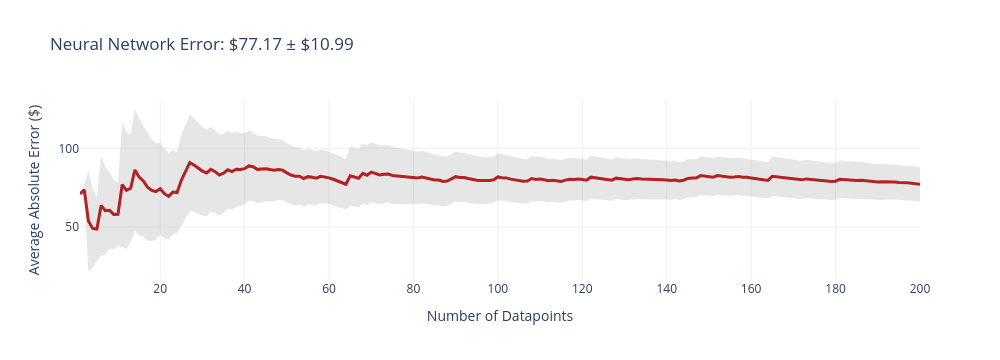
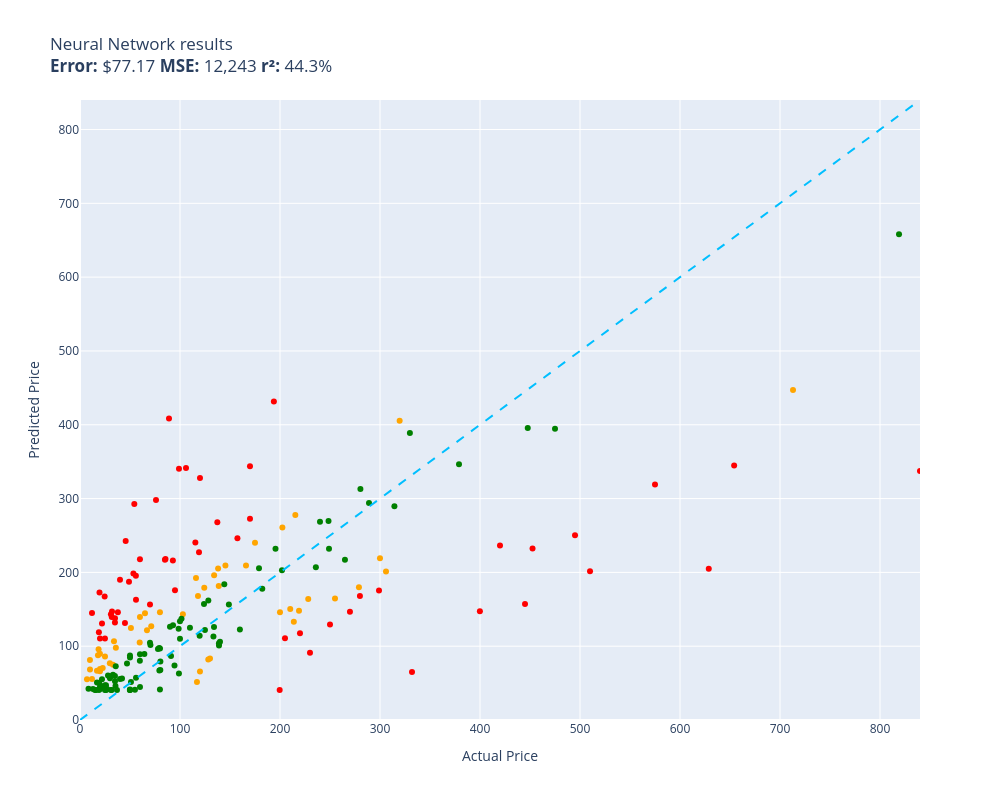

The notebook cell these images were saved under, in order:
### Code cell
evaluate(neural_network, test)

### Figure 1 — Plotly figure (JSON) as saved in the notebook; plotly's stock layout.template omitted (floating-point values rounded to 4 significant figures; data arrays with more than 128 entries replaced by an {"elided": "..."} marker saying what was removed)
{"data": [{"fill": "toself", "fillcolor": "rgba(128,128,128,0.2)", "hoverinfo": "skip", "line": {"color": "rgba(255,255,255,0)"}, "name": "95% CI", "showlegend": false, "type": "scatter", "x": {"elided": "400 int values"}, "y": {"elided": "400 float values"}}, {"customdata": {"elided": "200x1 float values"}, "hovertemplate": "n=%{x}<br>Avg Error=$%{y:,.2f}<br>±95% CI=$%{customdata[0]:,.2f}<extra></extra>", "line": {"color": "firebrick", "width": 3}, "mode": "lines", "name": "Cumulative Avg Error", "type": "scatter", "x": {"elided": "200 int values"}, "y": {"elided": "200 float values"}}], "layout": {"height": 360, "showlegend": false, "title": {"text": "Neural Network Error: $77.17 ± $10.99"}, "width": 1000, "xaxis": {"title": {"text": "Number of Datapoints"}}, "yaxis": {"title": {"text": "Average Absolute Error ($)"}}}}

### Figure 2 — Plotly figure (JSON) as saved in the notebook; plotly's stock layout.template omitted (floating-point values rounded to 4 significant figures)
{"data": [{"customdata": [["Old Blood Noise Excess V2 Distortion Cho...\nGuess=$148.04 Actual=$219.00"], ["telpo Headlight Assembly Fit For 15 Camr...\nGuess=$192.32 Actual=$115.99"], ["Stand for Raven Pro Document Scanner - P...\nGuess=$77.03 Actual=$29.85"], ["ACDelco GM Original Equipment FW339 Fron...\nGuess=$277.80 Actual=$215.33"], ["Bam France 2002XL Contoured Hightech Bla...\nGuess=$447.09 Actual=$713.00"], ["LOVE MEI Galaxy S10 Lite Case, Military ...\nGuess=$74.91 Actual=$32.98"], ["APS iBoard 6-inch Aluminum (Black Powder...\nGuess=$150.46 Actual=$210.23"], ["SKB iSeries 3i-13096-6KP Case for BlackM...\nGuess=$240.29 Actual=$174.99"], ["June Garden 12\" Sweet Dolly Charlotte - ...\nGuess=$66.10 Actual=$19.99"], ["10GBase-LR SFP+ Transceiver, Handar 10GB...\nGuess=$69.05 Actual=$19.99"], ["Evergreen HSHB2005 Cylinder Head Gasket ...\nGuess=$104.90 Actual=$59.69"], ["Travelpro Platinum Elite Slim Business L...\nGuess=$133.18 Actual=$213.83"], ["15\" Locking Shower Head Extension Arm in...\nGuess=$146.13 Actual=$79.95"], ["Tidal Front + Rear Fender Flares 4PC Poc...\nGuess=$164.66 Actual=$254.99"], ["DALDED LED Light Kit for Lego Sonic Gree...\nGuess=$86.09 Actual=$24.99"], ["152MM Hole Saws M42 Bi-Metal High Speed ...\nGuess=$87.56 Actual=$17.99"], ["Wenger City Upgrade Laptop Backpack with...\nGuess=$209.48 Actual=$145.42"], ["3D Tree Hole Branches 075 Stair Risers D...\nGuess=$83.20 Actual=$129.99"], ["Diversitech WG840585 Motor, (Ddb) 1/3Hp,...\nGuess=$196.18 Actual=$134.12"], ["Retevis RT68 Soft Earhook Walkie Talkie ...\nGuess=$55.24 Actual=$6.99"], ["Evan-Fischer Front Bumper Cover Compatib...\nGuess=$260.95 Actual=$202.38"], ["Laisomeke Waterproof Junction Box, Unive...\nGuess=$55.52 Actual=$11.99"], ["Beck/Arnley 0421945 Air Filter\nGuess=$97.76 Actual=$35.87"], ["Dell Optiplex 390 Desktop Computer i3 3....\nGuess=$179.28 Actual=$124.27"], ["IQShield Screen Protector Compatible wit...\nGuess=$81.25 Actual=$9.95"], ["Liberty Imports 12 Pack: US Military Toy...\nGuess=$66.78 Actual=$16.98"], ["Neporal Full Spectrum Light Bulb, 6000K ...\nGuess=$95.90 Actual=$18.59"], ["Pidoko Kids Train Table, Grey with 90 Pc...\nGuess=$65.69 Actual=$119.97"], ["LEGO Marvel Avengers War Machine Buster ...\nGuess=$139.44 Actual=$59.95"], ["Kingston Brass KS269SN Kingston Clawfoot...\nGuess=$201.04 Actual=$305.99"], ["Pioneer 2AM401-BN Two Handle Kitchen Fau...\nGuess=$164.06 Actual=$228.22"], ["LSSAGOON Backpack for Women Teen Kids Gi...\nGuess=$106.65 Actual=$33.99"], ["4pc Wheel Spacers Adapters 4\" (2inch Per...\nGuess=$51.37 Actual=$116.95"], ["LSI Broadcom SAS 9300-8i 8-port 12Gb/s S...\nGuess=$167.96 Actual=$118.00"], ["Chalkboard Name Badges with Magnetic Bac...\nGuess=$89.87 Actual=$19.95"], ["GENUINE VOLVO THERMOSTAT (3.0, 3.2) S60 ...\nGuess=$143.28 Actual=$102.85"], ["Cardone 84-58642 New HEI Electronic Dist...\nGuess=$209.34 Actual=$165.99"], ["Universal Power Group 12V 100Ah Sealed L...\nGuess=$145.98 Actual=$199.99"], ["Amana Tool - SC587 Carbide Tipped 3-Wing...\nGuess=$126.96 Actual=$71.23"], ["UPR Mach 1 Chin Spoiler Fits 94-98 Musta...\nGuess=$144.55 Actual=$64.99"], ["ROHL WSGUM3018WH Wire Sink Grids, White\nGuess=$81.88 Actual=$128.28"], ["ASUS VY279HE-W 27” 1080P Monitor - White...\nGuess=$205.33 Actual=$138.10"], ["VIPMOTOZ Sequential Turn Signal Premium ...\nGuess=$180.02 Actual=$278.94"], ["Venom Power Terra Hunter R/T+ R/T All-Te...\nGuess=$405.37 Actual=$319.65"], ["Replacement Remote Control fit for Sony ...\nGuess=$68.30 Actual=$9.99"], ["Star Wars Die-Cast Metal TITANIUM Series...\nGuess=$70.49 Actual=$22.70"], ["HP Laserjet 2100 Laser Printer W/Test Pr...\nGuess=$219.28 Actual=$299.98"], ["KZ ZS10 Pro in Ear Monitor Headphone KZ ...\nGuess=$121.69 Actual=$66.99"], ["Pyle 2x120 Watt Home Audio Speaker Power...\nGuess=$124.54 Actual=$50.92"], ["Garmin 010-12402-10 GT15M-TM Transom-Mou...\nGuess=$181.62 Actual=$138.74"]], "hovertemplate": "%{customdata[0]}<extra></extra>", "legendgroup": "orange", "marker": {"color": "orange", "size": 6, "symbol": "circle"}, "mode": "markers", "name": "orange", "orientation": "v", "showlegend": true, "type": "scatter", "x": [219.0, 116.0, 29.85, 215.3, 713.0, 32.98, 210.2, 175.0, 19.99, 19.99, 59.69, 213.8, 79.95, 255.0, 24.99, 17.99, 145.4, 130.0, 134.1, 6.99, 202.4, 11.99, 35.87, 124.3, 9.95, 16.98, 18.59, 120.0, 59.95, 306.0, 228.2, 33.99, 117.0, 118.0, 19.95, 102.8, 166.0, 200.0, 71.23, 64.99, 128.3, 138.1, 278.9, 319.6, 9.99, 22.7, 300.0, 66.99, 50.92, 138.7], "xaxis": "x", "y": [148.0, 192.3, 77.03, 277.8, 447.1, 74.91, 150.5, 240.3, 66.1, 69.05, 104.9, 133.2, 146.1, 164.7, 86.09, 87.56, 209.5, 83.2, 196.2, 55.24, 260.9, 55.52, 97.76, 179.3, 81.25, 66.78, 95.9, 65.69, 139.4, 201.0, 164.1, 106.7, 51.37, 168.0, 89.87, 143.3, 209.3, 146.0, 127.0, 144.6, 81.88, 205.3, 180.0, 405.4, 68.3, 70.49, 219.3, 121.7, 124.5, 181.6], "yaxis": "y"}, {"customdata": [["NewPower99 Battery Kit for Samsung Galax...\nGuess=$40.84 Actual=$54.95"], ["EXMAX NG-10X Fresnel Lens Focusing Adapt...\nGuess=$104.75 Actual=$69.98"], ["SuppliesOutlet Compatible Toner Cartridg...\nGuess=$183.99 Actual=$144.29"], ["8544771 Dryer Heating Element, 279816 Th...\nGuess=$72.94 Actual=$35.74"], ["Pump Head TBVECHI 175PSI 4KW 5.5HP 21CFM...\nGuess=$388.86 Actual=$329.90"], ["Metabo HPT 36V MultiVolt™ Cordless Rotar...\nGuess=$346.44 Actual=$379.00"], ["Panasonic KX-TG6511B DECT 6.0 PLUS Expan...\nGuess=$97.64 Actual=$79.20"], ["GJY Portable TV,10.6 inch Mini TV for AT...\nGuess=$66.99 Actual=$79.36"], ["LD Products Compatible Toner Cartridge R...\nGuess=$87.35 Actual=$49.98"], ["Intermatic PX300 12V 300W Transformer wi...\nGuess=$125.92 Actual=$134.00"], ["CORSAIR Dominator Platinum RGB 32GB (2x1...\nGuess=$157.06 Actual=$124.00"], ["Aolemi Oil Rubbed Bronze Single Function...\nGuess=$123.68 Actual=$98.65"], ["Clementoni 39132.5 Jigsaw Puzzle 1,000 P...\nGuess=$41.39 Actual=$79.95"], ["GanFindX Portable Car Hand Controls for ...\nGuess=$122.68 Actual=$159.90"], ["KOMPUTERBAY 4GB 2X 2GB DDR2 1066MHz PC2-...\nGuess=$67.63 Actual=$80.34"], ["Canon EOS Rebel T7 Digital SLR Camera wi...\nGuess=$658.14 Actual=$819.00"], ["Mylites+ Standard Comic Book Mylar Sleev...\nGuess=$52.43 Actual=$34.99"], ["AUTOFREE LED Tail Lights Assembly Compat...\nGuess=$202.73 Actual=$201.99"], ["Adams Check Payment and Deposit Register...\nGuess=$46.06 Actual=$35.49"], ["KOHLER 18865-CP Filtered Water Faucet, P...\nGuess=$394.48 Actual=$475.00"], ["Fjallraven, Kanken Laptop 15\" Backpack f...\nGuess=$114.26 Actual=$119.65"], ["Sumerain S1339CM Double Handle Widesprea...\nGuess=$206.93 Actual=$235.86"], ["Webcem Solar Shed Light Outdoor Indoor, ...\nGuess=$96.07 Actual=$77.96"], ["Festool 492370 Platin 2 S1000 Grit 6-Inc...\nGuess=$86.77 Actual=$91.00"], ["Western Digital Enterprise RE4-GP 2TB SA...\nGuess=$125.14 Actual=$109.95"], ["DIMARZIO 204284 DP 163FBK Blues Bucker G...\nGuess=$126.22 Actual=$89.99"], ["VLAND LED Smoked Taillights Compatible F...\nGuess=$268.59 Actual=$239.99"], ["PM Auto Front Right Quick Complete Strut...\nGuess=$121.78 Actual=$124.94"], ["Tablet PC Cover Compatible with Lenovo T...\nGuess=$40.79 Actual=$31.61"], ["Miyaya@ Funny Animal Masks Collection fo...\nGuess=$50.83 Actual=$16.99"], ["Ultra Duster Canned Air Net 10 Oz 6-Pack\nGuess=$40.79 Actual=$49.90"], ["Ceramic Talavera Mexican Tile 4x4\", 9 Pi...\nGuess=$56.43 Actual=$29.95"], ["Marvel Legends Series X-Men 6-Inch Archa...\nGuess=$62.94 Actual=$98.95"], ["Intrepid International Dressage Letters-...\nGuess=$42.08 Actual=$26.99"], ["ANZO USA 111207 GMC SIERRA 99-06 / YUKON...\nGuess=$177.70 Actual=$182.28"], ["KUNN Small Electrician Tool Pouch Utilit...\nGuess=$55.25 Actual=$21.99"], ["iPhone 12/12 Pro Nicaragua Guardabarranc...\nGuess=$44.61 Actual=$19.97"], ["Replacement Remote Control for PANASONIC...\nGuess=$59.56 Actual=$34.95"], ["KS K-STORM Replacement Silicone Mushroom...\nGuess=$42.26 Actual=$8.50"], ["4LT LUMINETTE Vanity Opal GLS BSN\nGuess=$133.75 Actual=$99.99"], ["GE RPWF SmartWater Comparable Refrigerat...\nGuess=$40.79 Actual=$36.99"], ["Urth 62mm UV, Circular Polarizing (CPL),...\nGuess=$101.09 Actual=$139.00"], ["MGP Caliper Covers 39011SACURD Red Powde...\nGuess=$231.92 Actual=$249.00"], ["NewFantasia Replacement Audio Cable with...\nGuess=$40.79 Actual=$31.00"], ["MONOCARBON Forged Carbon Fiber Case for ...\nGuess=$44.65 Actual=$59.99"], ["AC Compressor & A/C Kit For BMW 335i 335...\nGuess=$289.75 Actual=$314.41"], ["DuraGo 29515020 Front Hub Assembly\nGuess=$161.84 Actual=$128.34"], ["MXR Carbon Copy Deluxe Analog Delay Guit...\nGuess=$232.08 Actual=$195.50"], ["USB Charger, CIVIE High Speed 60W Multip...\nGuess=$40.79 Actual=$15.99"], ["Pyle Wireless Rear View Backup Camera - ...\nGuess=$101.61 Actual=$70.45"], ["Hp Pavilion P7-1257c Motherboard Aahd3-h...\nGuess=$80.31 Actual=$59.86"], ["Kastar Battery Pack Replacement for Sony...\nGuess=$41.94 Actual=$19.99"], ["18 Inch White Undermount Kitchen Sink - ...\nGuess=$205.68 Actual=$179.00"], ["New Replacement seat cover fits Yamaha M...\nGuess=$104.01 Actual=$138.95"], ["AZX Stylus Pencil for Apple iPad Pro 202...\nGuess=$59.42 Actual=$29.99"], ["Raspberry Pi 3 Model B+ Aluminum Case Me...\nGuess=$40.79 Actual=$14.99"], ["LCD Screen for Dell Inspiron 17R 17.3\" H...\nGuess=$89.53 Actual=$64.37"], ["Diversitech UC2436-3 Ultralite Condenser...\nGuess=$79.09 Actual=$80.39"], ["APS iBoard (304 Stainless Steel Polished...\nGuess=$217.27 Actual=$264.95"], ["200 Couples Conversation Cards - Enjoy B...\nGuess=$61.17 Actual=$32.97"], ["The Puppet Company - Carpet-Unicorn, Whi...\nGuess=$40.79 Actual=$19.00"], ["KYX Racing Hardened Steel Center Drive S...\nGuess=$76.39 Actual=$46.99"], ["StonKraft Brass Chess Board Game Set wit...\nGuess=$106.06 Actual=$140.00"], ["Baumgartens Sicurix Blank PVC ID Cards (...\nGuess=$50.17 Actual=$19.11"], ["OEM Samsung Remote Control Shipped with ...\nGuess=$57.19 Actual=$56.00"], ["Custom Engagement Logo Desk Embosser Sea...\nGuess=$40.79 Actual=$49.95"], ["Audio Techinca ATW-T1002 System 10 Handh...\nGuess=$293.98 Actual=$289.00"], ["520 Pieces Christmas Envelope Seal Stick...\nGuess=$40.79 Actual=$25.99"], ["LD Compatible Ink Cartridge Replacement ...\nGuess=$56.12 Actual=$41.99"], ["BestPricedDecals Wine A BIT, You'll Feel...\nGuess=$41.89 Actual=$12.98"], ["VATOS 4 Packs Bubble Machine Gun for Kid...\nGuess=$45.74 Actual=$22.88"], ["Steering Wheel, Carbon Fiber Automotive ...\nGuess=$395.61 Actual=$447.74"], ["BXYJY for Samsung Galaxy Z Fold 3 Case w...\nGuess=$41.49 Actual=$49.99"], ["VONADO Space Wars Colonial Viper MK1 Bui...\nGuess=$55.49 Actual=$39.99"], ["Disney Princess Sparkling Princess Sleep...\nGuess=$40.79 Actual=$24.95"], ["sabermaster TCG Playmat yugioh playmat T...\nGuess=$44.53 Actual=$21.99"], ["DuraGo BR5330 Front Vented Disc Brake Ro...\nGuess=$137.06 Actual=$101.51"], ["Vinyl Soft Top Roll-up Adjustable Truck ...\nGuess=$156.41 Actual=$148.88"], ["Glovion Music Stand Light, Clip On Piano...\nGuess=$60.44 Actual=$27.99"], ["Samsung DA97-07603B Freezer Ice Maker As...\nGuess=$128.53 Actual=$93.02"], ["Intex River Run Connect Lounge (Four)\nGuess=$73.77 Actual=$94.49"], ["Think Gizmos Build Your Own Robot Toys f...\nGuess=$47.20 Actual=$24.95"], ["PowerSport Front Rear Brakes and Rotors ...\nGuess=$269.54 Actual=$248.51"], ["Viola Bow 4/4 Full Size Carbon Fiber (Bl...\nGuess=$84.79 Actual=$49.99"], ["Targus CityGear Durable Backpack, Black,...\nGuess=$113.06 Actual=$133.43"], ["Fender Hendrix Voodoo Child Coiled Instr...\nGuess=$89.17 Actual=$59.99"], ["W11130208 W10695459 Refrigerator LED Mod...\nGuess=$41.28 Actual=$26.59"], ["Fitness Center Gym Room Weight Train Dua...\nGuess=$110.12 Actual=$99.99"], ["MonMount Triple Monitor Stand Freestandi...\nGuess=$96.79 Actual=$79.99"], ["For Volvo C70 S70 V70 V40 S40 AC Compres...\nGuess=$313.04 Actual=$280.41"], ["Refresh NSF-53 Premium Replacement Refri...\nGuess=$51.41 Actual=$50.99"], ["NICKSTON Red Sparkling Glitter Slim Band...\nGuess=$46.98 Actual=$25.99"]], "hovertemplate": "%{customdata[0]}<extra></extra>", "legendgroup": "green", "marker": {"color": "green", "size": 6, "symbol": "circle"}, "mode": "markers", "name": "green", "orientation": "v", "showlegend": true, "type": "scatter", "x": [54.95, 69.98, 144.3, 35.74, 329.9, 379.0, 79.2, 79.36, 49.98, 134.0, 124.0, 98.65, 79.95, 159.9, 80.34, 819.0, 34.99, 202.0, 35.49, 475.0, 119.7, 235.9, 77.96, 91.0, 110.0, 89.99, 240.0, 124.9, 31.61, 16.99, 49.9, 29.95, 98.95, 26.99, 182.3, 21.99, 19.97, 34.95, 8.5, 99.99, 36.99, 139.0, 249.0, 31.0, 59.99, 314.4, 128.3, 195.5, 15.99, 70.45, 59.86, 19.99, 179.0, 138.9, 29.99, 14.99, 64.37, 80.39, 264.9, 32.97, 19.0, 46.99, 140.0, 19.11, 56.0, 49.95, 289.0, 25.99, 41.99, 12.98, 22.88, 447.7, 49.99, 39.99, 24.95, 21.99, 101.5, 148.9, 27.99, 93.02, 94.49, 24.95, 248.5, 49.99, 133.4, 59.99, 26.59, 99.99, 79.99, 280.4, 50.99, 25.99], "xaxis": "x", "y": [40.84, 104.7, 184.0, 72.94, 388.9, 346.4, 97.64, 66.99, 87.35, 125.9, 157.1, 123.7, 41.39, 122.7, 67.63, 658.1, 52.43, 202.7, 46.06, 394.5, 114.3, 206.9, 96.07, 86.77, 125.1, 126.2, 268.6, 121.8, 40.79, 50.83, 40.79, 56.43, 62.94, 42.08, 177.7, 55.25, 44.61, 59.56, 42.26, 133.7, 40.79, 101.1, 231.9, 40.79, 44.65, 289.8, 161.8, 232.1, 40.79, 101.6, 80.31, 41.94, 205.7, 104.0, 59.42, 40.79, 89.53, 79.09, 217.3, 61.17, 40.79, 76.39, 106.1, 50.17, 57.19, 40.79, 294.0, 40.79, 56.12, 41.89, 45.74, 395.6, 41.49, 55.49, 40.79, 44.53, 137.1, 156.4, 60.44, 128.5, 73.77, 47.2, 269.5, 84.79, 113.1, 89.17, 41.28, 110.1, 96.79, 313.0, 51.41, 46.98], "yaxis": "y"}, {"customdata": [["RBC12-UPC Replacement Battery Cartridge ...\nGuess=$91.19 Actual=$229.99"], ["46mm Digital Pro High-Resolution Close-U...\nGuess=$110.31 Actual=$19.99"], ["Innovative Percussion CB-6 Chamois Bass ...\nGuess=$292.79 Actual=$54.32"], ["PEMP E65 E66 CDC Simulate Optical Fiber ...\nGuess=$227.16 Actual=$119.00"], ["HK SYSTEMS 13\" Heavy Duty Black \"Push\" O...\nGuess=$217.17 Actual=$84.95"], ["Bam Trekking 3027SB Single Black Clarine...\nGuess=$64.88 Actual=$332.00"], ["DEWALT 20V MAX* XR Impact Driver with Bl...\nGuess=$232.23 Actual=$452.53"], ["Mini PC, Kinupute Desktop Computer E3-12...\nGuess=$250.41 Actual=$495.00"], ["Deco Mount Pro Tripod Microphone Stand w...\nGuess=$217.80 Actual=$59.95"], ["Scranton & Co 3 Drawer Mobile File Cabin...\nGuess=$240.60 Actual=$115.35"], ["Task T24287 Roman Ogee Router Bit with 1...\nGuess=$195.35 Actual=$55.88"], ["Southwire 120V/15A Right Angle User Atta...\nGuess=$146.13 Actual=$37.87"], ["JRready ST6313 DT Deutsch Connector Kit,...\nGuess=$40.79 Actual=$199.68"], ["Dakota Alert MURS Alert Probe Sensor - M...\nGuess=$117.55 Actual=$219.99"], ["Baseball Backpacks Large 18 Inch Bookbag...\nGuess=$139.52 Actual=$31.77"], ["Projector, CRAZVIEW Projector with WiFi ...\nGuess=$198.45 Actual=$53.40"], ["MC: Pindicator (Dual Intensity Amber)\nGuess=$190.12 Actual=$40.00"], ["Poison Spyder 10-08-020 Rocker Knocker\nGuess=$204.84 Actual=$628.76"], ["Lighted Triangle Mirror Cabinet Bathroom...\nGuess=$157.32 Actual=$445.00"], ["BESTILL Wall Mounted Shower Faucet Set, ...\nGuess=$297.91 Actual=$76.00"], ["Trail Gear Twin Stick Kit for Top Shift ...\nGuess=$167.88 Actual=$279.92"], ["Engine Thermostat, Replace 19301-PAA-306...\nGuess=$118.74 Actual=$18.89"], ["Satco S9596, 4 Count (Pack of 1), 4.18\nGuess=$145.12 Actual=$12.00"], ["EMART Photography C Stand with Boom Arm,...\nGuess=$328.03 Actual=$119.99"], ["KOHLER K-1185540-CP Assembly-Slider\nGuess=$242.57 Actual=$45.67"], ["Trim Kit for 2-handle Shower & Tub Valve...\nGuess=$175.94 Actual=$94.99"], ["Grey Pneumatic 1311SD Impact Socket Set\nGuess=$246.37 Actual=$157.43"], ["Aeromotive 13304 Regulator, X1 Adjustabl...\nGuess=$146.69 Actual=$269.95"], ["Walker Exhaust Ultra EPA 16478 Direct Fi...\nGuess=$318.91 Actual=$574.99"], ["Royal Designs, Inc. Decorative Abundant ...\nGuess=$110.35 Actual=$24.95"], ["Canon Sure Shot 90u 35mm Date Camera\nGuess=$147.38 Actual=$399.89"], ["Mikrotik RB3011UIAS-RM RouterBOARD 10xGi...\nGuess=$175.44 Actual=$299.00"], ["Wilkinson LOW GAUSS Vintage Tone Strat S...\nGuess=$143.35 Actual=$30.93"], ["Ibanez M510OVS Acoustic Mandolin in Vint...\nGuess=$343.67 Actual=$169.99"], ["Berta (6 Pieces) 1-1/4 inch Overlay, 90 ...\nGuess=$167.20 Actual=$24.66"], ["Linkloos Solar Street Lights Outdoor Wat...\nGuess=$162.99 Actual=$55.99"], ["CradlePoint Compact Broadband Router (CB...\nGuess=$408.63 Actual=$89.00"], ["Auertech Portable Washing Machine, 14lbs...\nGuess=$340.24 Actual=$98.99"], ["Evan Fischer Radiator Cooling Fan Assemb...\nGuess=$268.08 Actual=$137.34"], ["ECCPP Power Steering Pump for 2009-2010 ...\nGuess=$217.99 Actual=$85.48"], ["SP Air Corporation SP-8102BU 1/4-Inch He...\nGuess=$110.61 Actual=$204.99"], ["Skullcandy Hesh Evo Bluetooth Headphones...\nGuess=$156.60 Actual=$69.99"], ["Music Hall pa15.3 MM/MC Phono Preamplifi...\nGuess=$129.50 Actual=$250.00"], ["Lorell Bell Chair Glide, 2.5\", Black\nGuess=$172.68 Actual=$19.50"], ["4 Inches Rolled Muffler Tip Catback Exha...\nGuess=$431.57 Actual=$193.88"], ["CTLAMP XL-2100 Professional Quality XL-2...\nGuess=$146.85 Actual=$32.00"], ["200 ' feet True 14 Gauge AWG CCA Speaker...\nGuess=$131.56 Actual=$44.95"], ["Competition Clutch Disc and Pressure Pla...\nGuess=$201.43 Actual=$510.00"], ["KUNFINE Android Radio CarPlay & Android ...\nGuess=$341.33 Actual=$106.00"], ["A-Premium Front Suspension Steering Knuc...\nGuess=$187.21 Actual=$48.99"], ["Dell XPS 13 9343-2727SLV 13.3\" Full HD S...\nGuess=$337.42 Actual=$839.99"], ["Pacific Drums PDCM1618TTRB 16 x 18 Inche...\nGuess=$236.52 Actual=$419.99"], ["Blanco 230966 Valea Stainless Steel Sink...\nGuess=$216.11 Actual=$92.88"], ["Empava 24\" Single Wall Ovens 10 Cooking ...\nGuess=$344.68 Actual=$654.14"], ["VTech Strum and Jam Kidi Musical Guitar ...\nGuess=$130.70 Actual=$21.99"], ["Jada Toys Ryan's World Combo Panda Airli...\nGuess=$132.06 Actual=$34.94"], ["STICKGOO Peel and Stick Backsplash for K...\nGuess=$137.91 Actual=$34.99"], ["Xiaomi Redmi 10 2022 NFC 4G LTE (128GB +...\nGuess=$272.53 Actual=$169.99"]], "hovertemplate": "%{customdata[0]}<extra></extra>", "legendgroup": "red", "marker": {"color": "red", "size": 6, "symbol": "circle"}, "mode": "markers", "name": "red", "orientation": "v", "showlegend": true, "type": "scatter", "x": [230.0, 19.99, 54.32, 119.0, 84.95, 332.0, 452.5, 495.0, 59.95, 115.3, 55.88, 37.87, 199.7, 220.0, 31.77, 53.4, 40.0, 628.8, 445.0, 76.0, 279.9, 18.89, 12.0, 120.0, 45.67, 94.99, 157.4, 269.9, 575.0, 24.95, 399.9, 299.0, 30.93, 170.0, 24.66, 55.99, 89.0, 98.99, 137.3, 85.48, 205.0, 69.99, 250.0, 19.5, 193.9, 32.0, 44.95, 510.0, 106.0, 48.99, 840.0, 420.0, 92.88, 654.1, 21.99, 34.94, 34.99, 170.0], "xaxis": "x", "y": [91.19, 110.3, 292.8, 227.2, 217.2, 64.88, 232.2, 250.4, 217.8, 240.6, 195.4, 146.1, 40.79, 117.5, 139.5, 198.5, 190.1, 204.8, 157.3, 297.9, 167.9, 118.7, 145.1, 328.0, 242.6, 175.9, 246.4, 146.7, 318.9, 110.4, 147.4, 175.4, 143.3, 343.7, 167.2, 163.0, 408.6, 340.2, 268.1, 218.0, 110.6, 156.6, 129.5, 172.7, 431.6, 146.9, 131.6, 201.4, 341.3, 187.2, 337.4, 236.5, 216.1, 344.7, 130.7, 132.1, 137.9, 272.5], "yaxis": "y"}, {"hoverinfo": "skip", "line": {"color": "deepskyblue", "dash": "dash", "width": 2}, "mode": "lines", "name": "y = x", "showlegend": false, "type": "scatter", "x": [0, 840.0], "y": [0, 840.0]}], "layout": {"height": 800, "legend": {"title": {"text": "color"}, "tracegroupgap": 0}, "showlegend": false, "title": {"text": "Neural Network results<br><b>Error:</b> $77.17 <b>MSE:</b> 12,243 <b>r²:</b> 44.3%"}, "width": 1000, "xaxis": {"anchor": "y", "domain": [0, 1], "range": [0, 840.0], "title": {"text": "Actual Price"}}, "yaxis": {"anchor": "x", "domain": [0, 1], "range": [0, 840.0], "title": {"text": "Predicted Price"}}}}
